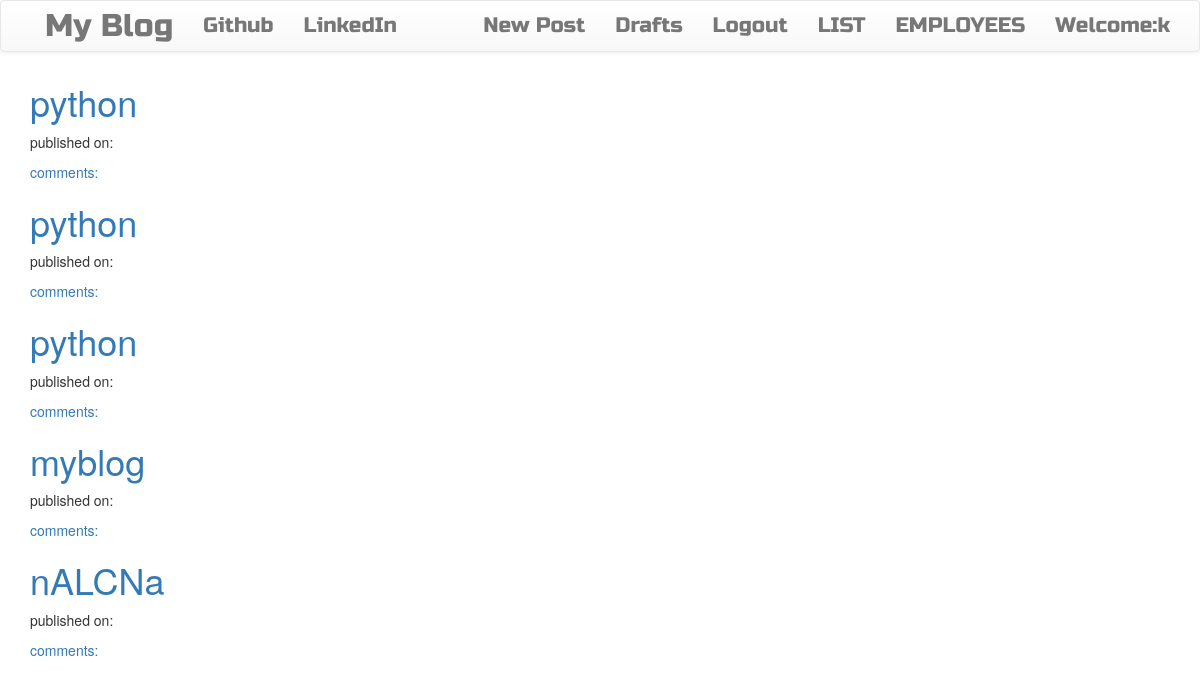
/draft/ (signed in), run on the app's committed database.
### blogapp/models.py (models this page shows, shortened)
class Post(models.Model):
    author = models.ForeignKey('auth.User', on_delete=models.PROTECT)
    title = models.CharField(max_length=200)
    text=models.TextField()
    create_date = models.DateTimeField(default=timezone.now())
    published_date=models.DateTimeField(blank=True, null=True)

### blogapp/views.py (the view)
# urls.py: url(r'^draft/$', views.DraftListView.as_view(), name='post_draft_view'),
class DraftListView(LoginRequiredMixin, ListView):
    login_url = '/login/'
    redirect_field_name = 'blogapp/post_list.html'
    model = Post
    def get_queryset(self):
        return Post.objects.filter(published_date__isnull=True).order_by('create_date')

### blogapp/templates/blogapp/post_list.html
{%extends "blogapp/base.html"%}
{% block body_block%}
<div class="centerstage">
    {% for post in post_list%}
    <div class="post">
        <h1><a href="{%url 'blogapp:post_detail' pk=post.pk%}">{{post.title}}</a></h1>
        <div class="Date">
            <p>published on:{{post.published_date|date:'D M Y'}}</p>
        </div>
        <a href="{%url 'blogapp:post_detail' pk=post.pk%}">comments:{{post.approved_comment.count}}</a>
    </div>
    {%endfor%}
</div>
{%endblock%}

### blogapp/templates/blogapp/base.html (shortened to what this page needs)
<!DOCTYPE html>
<html lang="en">
{% load staticfiles %}
<head>
    <link href="https://maxcdn.bootstrapcdn.com/bootstrap/3.3.7/css/bootstrap.min.css"
 rel="stylesheet"/>
        <link rel="stylesheet" href="https://maxcdn.bootstrapcdn.com/bootstrap/3.3.7/css/bootstrap-theme.min.css">
        <link rel="stylesheet" href="//cdn.jsdelivr.net/medium-editor/latest/css/medium-editor.min.css" type="text/css" media="screen" charset="utf-8">
        <link rel="stylesheet" href="{% static 'css/blog.css' %}">
</head>
<body>
<nav class="navbar navbar-default techfont custom-navbar">
    <div class="container">
        <ul class="nav navbar-nav">
            <li><a class="navbar-branf bigbrand" href="{%url 'blogapp:post_list'%}">My Blog</a></li>
            <li><a class="navbar-link" href="http://www.github.com">Github</a></li>
            <li><a class="navbar-link" href="http://www.linkedin.com">LinkedIn</a></li>
        </ul>
        <ul class="nav navbar-nav navbar-right">
            {% if user.is_authenticated%}
            <li><a href="{%url 'blogapp:create_post'%}">New Post</a></li>
            <li><a href="{% url 'blogapp:post_draft_view'%}">Drafts</a> </li>
            <li><a href="{%url 'logout' %}">Logout</a></li>
                 <li><a href="{%url 'blogapp:POST-LIST'%}">LIST</a></li>
            <li><a href="{%url 'blogapp:employeelist'%}">EMPLOYEES</a></li>
            <li><a>Welcome:{{user.username}}</a></li>
            {%else%}
            <li><a href="{%url 'login_page'%}"><span class="glyphicon glyphicon-user"></span>user_login</a> </li>
            <li><a href="{%url 'blogapp:Register_Here'%}">Register</a></li>
            <li><a href="{%url 'blogapp:POST-LIST'%}">LIST</a></li>
            <li><a href="{%url 'blogapp:employeelist'%}">EMPLOYEES</a></li>
            {%endif%}
        </ul>
    </div>
</nav>
<div class="content container">
    <div class="row">
        <div class="col-md-8">
            <div class="blog-posts">
                {%block body_block%}
                {%endblock%}
            </div>
        </div>
    </div>
</div>
</body>
</html>

### static/css/blog.css (style rules this page uses)
.techfont { font-family: 'Russo One', sans-serif; font-size: 1.5em; margin-bottom: 10px; }
.centerstage { margin-left: auto; margin-right: auto; }
.bigbrand { font-size: 1.5em; }

### data on the page
Post: title "python"
Post: title "python"
Post: title "python"
Post: title "myblog"
Post: title "nALCNa"

### other printed values
{{ user.username }} "k"
